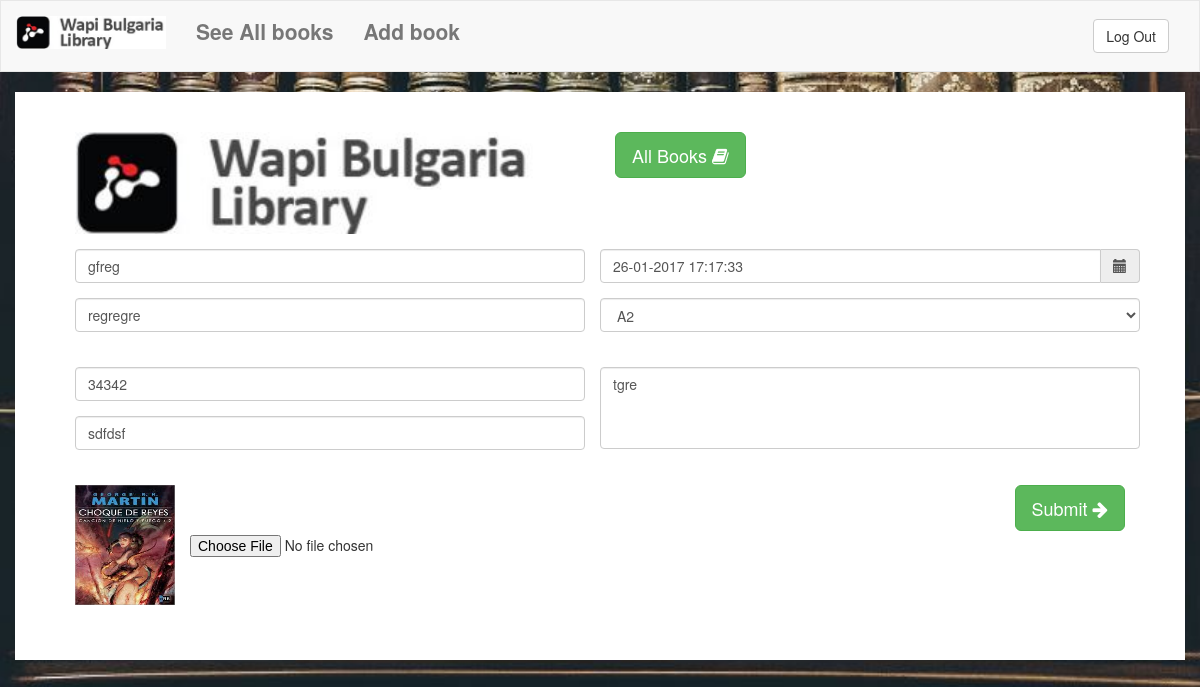
/books/editBook/22/0 (signed in), run on the app's committed database.
### tables this page shows
CREATE TABLE `books` (
  `id` int(11) NOT NULL,
  `book_title` varchar(255) DEFAULT NULL,
  `author` varchar(255) DEFAULT NULL,
  `publish_date` datetime DEFAULT NULL,
  `format_id` int(11) DEFAULT NULL,
  `page_count` int(11) DEFAULT NULL,
  `isbn` varchar(255) DEFAULT NULL,
  `resume` text,
  `user_id` int(11) DEFAULT NULL,
  `image_path` varchar(255) DEFAULT NULL
);

### Controllers/BooksController.php (called while the page is built, shortened)
<?php
class BooksController
{
    private $view;
    private $bookService;
    public function __construct(
        ViewInterface $view,
        AuthenticationServiceInterface $authenticationService,
        ResponseServiceInterface $responseService,
        MVCContext $MVCContext,
        BookServiceInterface $bookService)
    {
        $this->view = $view;
        $this->bookService = $bookService;
    }
    public function editBook($id, $page)
    {
        $id = (int) $id;
        $pageFormats = $this->bookService->getBookFormats();
        $formatData = [];
        foreach ($pageFormats as $pageFormat) {
            $formatData[] = new FormatViewModel($pageFormat->getId(), $pageFormat->getNameFormat());
        }
        $result = $this->bookService->editBook($id);
        $bookTitle = isset($result['book_title']) ? $result['book_title'] : '';
        $author = isset($result['author']) ? $result['author'] : '';
        $publishDate = isset($result['publish_date']) ? $result['publish_date'] : '';
        $nameFormat = isset($result['name_format']) ? $result['name_format'] : '';
        $formatId = isset($result['format_id']) ? $result['format_id'] : '';
        $pageCount = isset($result['page_count']) ? $result['page_count'] : '';
        $isbn = isset($result['isbn']) ? $result['isbn'] : '';
        $resume = isset($result['resume']) ? $result['resume'] : '';
        $imagePath = isset($result['image_path']) ? $result['image_path'] : '';
        $model = new BookEditViewModel(
            $id,
            $bookTitle,
            $author,
            $publishDate,
            $nameFormat,
            $formatId,
            $pageCount,
            $isbn,
            $resume,
            $imagePath,
            $page,
            $formatData
        );
        $this->view->render(['withNavbar' => true, 'model' => $model]);
    }
}

### index.php (called while the page is built, shortened)
<?php
include 'autoloader.php';
$uri = $_SERVER['REQUEST_URI'];
$self = $_SERVER['PHP_SELF'];
$self = str_replace('index.php', '', $self);
if ($self != '/') {
    $uri = str_replace($self, '', $uri);
} else {
    $uri = substr($uri, 1);
}
$getParams = explode('?', $uri);
$uri = array_shift($getParams);
$args = explode('/', $uri);
$controllerName = array_shift($args);
$actionName = array_shift($args);
$dbInstanceName = 'default';
$mvcContext = new \FPopov\Core\MVC\MVCContext($controllerName, $actionName, $self, $args, $getParams);
$app = new \FPopov\Core\Application($mvcContext);
$app->addClass(\FPopov\Core\MVC\MVCContext::class, $mvcContext);
$app->addClass(\FPopov\Adapter\DatabaseInterface::class, \FPopov\Adapter\Database::getInstance($dbInstanceName));
$app->addClass(\FPopov\Core\MVC\SessionInterface::class, new \FPopov\Core\MVC\Session($_SESSION));
$app->registerDependency(\FPopov\Core\ViewInterface::class, \FPopov\Core\View::class);
$app->registerDependency(\FPopov\Services\User\UserServiceInterface::class, \FPopov\Services\User\UserService::class);
$app->registerDependency(\FPopov\Services\Application\EncryptionServiceInterface::class, \FPopov\Services\Application\BCryptEncryptionService::class);
$app->registerDependency(\FPopov\Services\Application\AuthenticationServiceInterface::class, \FPopov\Services\Application\AuthenticationService::class);
$app->registerDependency(\FPopov\Services\Application\ResponseServiceInterface::class, \FPopov\Services\Application\ResponseService::class);
$app->registerDependency(\FPopov\Repositories\User\UserRepositoryInterface::class, \FPopov\Repositories\User\UserRepository::class);
$app->registerDependency(\FPopov\Repositories\Role\RoleRepositoryInterface::class, \FPopov\Repositories\Role\RoleRepository::class);
$app->registerDependency(\FPopov\Repositories\UserRole\UserRoleRepositoryInterface::class, \FPopov\Repositories\UserRole\UserRoleRepository::class);
$app->registerDependency(\FPopov\Services\Application\FileServiceInterface::class, \FPopov\Services\Application\FileService::class);
$app->registerDependency(\FPopov\Services\Book\BookServiceInterface::class, \FPopov\Services\Book\BookService::class);
$app->registerDependency(\FPopov\Repositories\Book\BookRepositoryInterface::class, \FPopov\Repositories\Book\BookRepository::class);
$app->registerDependency(\FPopov\Repositories\BookFormat\FormatRepositoryInterface::class, \FPopov\Repositories\BookFormat\FormatRepository::class);
$app->start();

### Core/MVC/MVCContext.php (called while the page is built, shortened)
<?php
class MVCContext implements MVCContextInterface
{
    private $uriJunk;
    public function __construct(string $controller, string $action, $uriJunk, array $arguments, array $getParams)
    {
        $this->uriJunk = $uriJunk;
    }
    public function getUriJunk(): string
    {
        return $this->uriJunk;
    }
}

### Models/View/Book/BookEditViewModel.php (called while the page is built, shortened)
<?php
class BookEditViewModel
{
    private $bookTitle;
    private $author;
    private $publishDate;
    private $formatId;
    private $pageCount;
    private $isbn;
    private $resume;
    private $imagePath;
    private $page;
    private $formatData;
    public function __construct($id, $bookTitle, $author, $publishDate, $nameFormat, $formatId, $pageCount, $isbn, $resume, $imagePath, $page, $formatData)
    {
        $this->bookTitle = $bookTitle;
        $this->author = $author;
        $this->publishDate = $publishDate;
        $this->formatId = $formatId;
        $this->pageCount = $pageCount;
        $this->isbn = $isbn;
        $this->resume = $resume;
        $this->imagePath = $imagePath;
        $this->page = $page;
        $this->formatData = $formatData;
    }
    public function getBookTitle()
    {
        return $this->bookTitle;
    }
    public function getAuthor()
    {
        return $this->author;
    }
    public function getPublishDate()
    {
        return $this->publishDate;
    }
    public function getFormatId()
    {
        return $this->formatId;
    }
    public function getPageCount()
    {
        return $this->pageCount;
    }
    public function getIsbn()
    {
        return $this->isbn;
    }
    public function getResume()
    {
        return $this->resume;
    }
    public function getImagePath()
    {
        return $this->imagePath;
    }
    public function getPage()
    {
        return $this->page;
    }
    public function getFormatData()
    {
        return $this->formatData;
    }
}

### Repositories/Book/BookRepository.php (called while the page is built, shortened)
<?php
class BookRepository extends AbstractRepository implements BookRepositoryInterface
{
    protected $db;
    public function __construct(DatabaseInterface $db)
    {
        $this->db = $db;
    }
    public function findOneBookById($id)
    {
        $query = "
            SELECT
                b.id,
                b.book_title,
                b.author,
                b.publish_date,
                f.name_format,
                f.id AS format_id,
                b.page_count,
                b.isbn,
                b.resume,
                b.image_path
            FROM
                books AS b
                INNER JOIN
                    formats AS f ON (b.format_id = f.id)
            WHERE b.id = ?
            LIMIT 1
        ";
        $stmt = $this->db->prepare($query);
        $stmt->execute([$id]);
        return $stmt->fetch();
    }
}

### Adapter/Database.php (called while the page is built, shortened)
<?php
class Database implements DatabaseInterface
{
    private $pdo;
    private function __construct($host, $user, $pass, $dbName)
    {
        $this->pdo = new \PDO("mysql:host=$host;dbname=$dbName", $user, $pass);
    }
    public function prepare($statement) : DatabaseStatementInterface
    {
        return new DatabaseStatement($this->pdo->prepare($statement));
    }
}

### Services/Book/BookService.php (called while the page is built, shortened)
<?php
class BookService implements BookServiceInterface
{
    private $bookRepository;
    private $formatRepository;
    public function __construct(
        AuthenticationServiceInterface $authenticationService,
        SessionInterface $session,
        ResponseServiceInterface $responseService,
        BookRepositoryInterface $bookRepository,
        FormatRepositoryInterface $formatRepository
    )
    {
        $this->bookRepository = $bookRepository;
        $this->formatRepository = $formatRepository;
    }
    public function getBookFormats()
    {
        $getPageFormats = $this->formatRepository->findAll(Format::class);
        return $getPageFormats;
    }
    public function editBook($id)
    {
        $result = $this->bookRepository->findOneBookById($id);
        return $result;
    }
}

### Models/View/BookFormat/FormatViewModel.php (called while the page is built, shortened)
<?php
class FormatViewModel
{
    private $id;
    private $nameFormat;
    public function __construct($id, $nameFormat)
    {
        $this->id = $id;
        $this->nameFormat = $nameFormat;
    }
    public function getId()
    {
        return $this->id;
    }
    public function getNameFormat()
    {
        return $this->nameFormat;
    }
}

### Repositories/BookFormat/FormatRepository.php (called while the page is built, shortened)
<?php
class FormatRepository extends AbstractRepository implements FormatRepositoryInterface
{
    public function __construct(DatabaseInterface $db)
    {
        $this->db = $db;
    }
    public function setOptions()
    {
        return [
            'tableName' => 'formats',
            'primaryKeyName' => 'id'
        ];
    }
}

### Repositories/AbstractRepository.php (called while the page is built, shortened)
<?php
abstract class AbstractRepository
{
    protected $tableName;
    protected $primaryKeyName;
    protected $db;
    public function __construct(DatabaseInterface $db)
    {
        $options = $this->setOptions();
        $this->tableName = isset($options['tableName']) ? $options['tableName'] : '';
        $this->primaryKeyName = isset($options['primaryKeyName']) ? $options['primaryKeyName'] : '';
        $this->db = $db;
    }
    public function findAll($dbClass = null)
    {
        $query = "
            SELECT * FROM {$this->tableName} ORDER BY {$this->primaryKeyName} ASC
        ";
        $stmt = $this->db->prepare($query);
        $stmt->execute();
        if (empty($dbClass)) {
            return $stmt->fetchAll();
        } else {
            $arrOfObjects = [];
            while ($result = $stmt->fetchObject($dbClass)) {
                $arrOfObjects[] = $result;
            }
            return $arrOfObjects;
        }
    }
}

### autoloader.php (called while the page is built, shortened)
<?php
spl_autoload_register(function ($class) {
    $class = str_replace("FPopov\\", "", $class);
    $class = str_replace('\\', '/', $class);
});

### Adapter/DatabaseStatement.php (called while the page is built, shortened)
<?php
class DatabaseStatement implements DatabaseStatementInterface
{
    private $stmt;
    public function __construct(\PDOStatement $stmt)
    {
        $this->stmt = $stmt;
    }
    public function execute(array $args = []): bool
    {
        return $this->stmt->execute($args);
    }
}

### views/books/editBook.php (the view, shortened to what this page needs)
<?php
$formatData = $model->getFormatData();
?>
<div class="container addBookContainer">
    <form  method="post" enctype="multipart/form-data" id="addbook" action="<?php echo $this->uri('books', 'editBookPost') ?>">
        <div id="add_book_form_first_part">
            <div class="row">
                <fieldset class="form-group col-xs-6" >
                    <img id="wapi_img" src="<?php echo $uriJunk?>content/images/wapiBulgariaLogo.jpg">
                </fieldset>
                <p class="form-group col-xs-6" >
                    <a href="<?php echo $this->uri('books', 'allBooks', [], ['page' => $model->getPage()])?>" class="btn btn-success btn-lg">All Books <i class="fa fa-book" aria-hidden="true"></i></a>
                </p>
            </div>
            <div class="row">
                <fieldset class="form-group col-xs-6" >
                    <input class="form-control" name="book_title" id="book_title" value="<?php echo $model->getBookTitle()?>" placeholder="Book Title" type="text" required>
                </fieldset>
                <div class="input-group date input-group modal-input form-group col-xs-6" id="datetimepicker1">
                    <input class="form-control" name="publish_date" id="publish_date" type="text" value="<?php echo date('d-m-Y H:i:s', strtotime($model->getPublishDate()))?>">
                    <span class="input-group-addon">
                    <span class="glyphicon glyphicon-calendar"></span>
                </span>
                </div>
            </div>
            <div class="row">
                <fieldset class="form-group col-xs-6" >
                    <input class="form-control" name="author" id="author" value="<?php echo $model->getAuthor()?>" placeholder="Author" type="text" required>
                </fieldset>
                <fieldset class="form-group col-xs-6 remove-padding" >
                    <select class="form-control" name="select_format" id="select_format">
                        <?php foreach ($formatData as $modelValue) : ?>
                            <?php
                                $selected = $modelValue->getId() == $model->getFormatId() ? 'selected' : '';
                            ?>
                            <option value="<?php echo $modelValue->getId()?>" <?php echo $selected?>><?php echo $modelValue->getNameFormat()?></option>
                        <?php endforeach; ?>
                    </select>
                </fieldset>
            </div>
        </div>
        <div id="add_book_form_second_part">
            <div class="row">
                <fieldset class="form-group col-xs-6" >
                    <input class="form-control" name="page_count" id="page_count" value="<?php echo $model->getPageCount()?>" placeholder="Page Count" type="number" required>
                    <input class="form-control" name="isbn" id="isbn" value="<?php echo $model->getIsbn()?>" placeholder="ISBN" type="text" required>
                </fieldset>
                <fieldset class="form-group col-xs-6 remove-padding">
                    <textarea class="form-control" name="resume" id="resume" placeholder="Resume" required><?php echo $model->getResume()?></textarea>
                </fieldset>
            </div>
        </div>
        <div id="add_book_form_third_part">
            <div class="row">
                <fieldset class="form-group col-xs-6">
                    <div class="row">
                        <img class="grid-book book-edit-image" src="<?php echo $this->image($model->getImagePath())?>"><input class="book-edit-image-input" name="book_image" type="file">
                    </div>
                </fieldset>
                <fieldset class="form-group col-xs-6">
                    <button type="submit" id="add_book_button" class="btn btn-success btn-lg">Submit <i class="fa fa-arrow-right" aria-hidden="true"></i></button>
                </fieldset>
            </div>
        </div>
    </form>
</div>

### content/css/library.css (style rules this page uses)
body { background: none; margin: 0; padding: 0; }
html { background: url(../images/book.jpg) no-repeat center center fixed; -webkit-background-size: cover; -moz-background-size: cover; -o-background-size: cover; background-size: cover; }
#wapi_img { width: 90%; height: 90%; }
.addBookContainer { background-color: #FFFFFF; padding: 40px 60px; margin: 0 auto; }
#add_book_form_first_part { margin-bottom: 20px; }
#add_book_form_second_part { margin-top: 20px; margin-bottom: 20px; }
#add_book_form_third_part { margin-top: 20px; }
textarea { resize: none; }
#resume { height: 82px; }
#page_count { margin-bottom: 15px; }
#isbn { margin-top: 15px; }
#add_book_button { float: right; }
.remove-padding { padding: 0; }
.grid-book { width: 100px; height: 120px; margin: 0 auto; }
.book-edit-image { float: left; margin: 0 15px 0 15px; }
.book-edit-image-input { position: relative; top: 50px; }

### data on the page
books: book_title "gfreg", publish_date "26-01-2017 17:17:33", author "regregre", page_count "34342", isbn "sdfdsf", resume "tgre"

### other printed values
form field select_format "A2"
